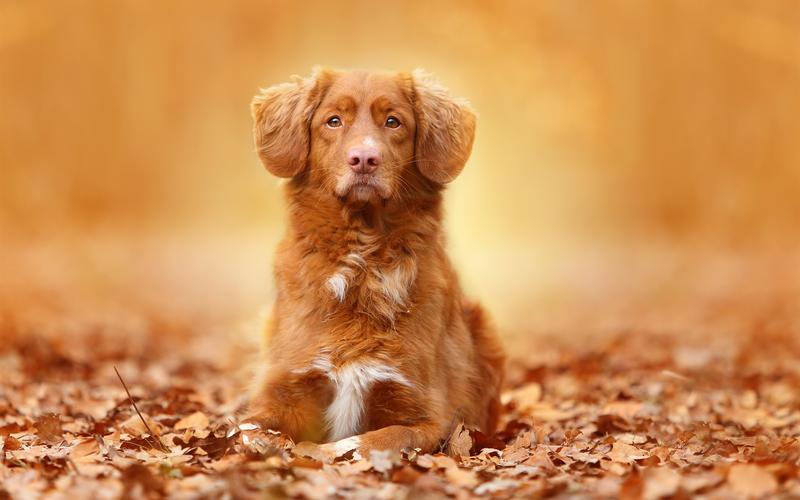
#> input picture machine_visionPro/dog2.jpeg, 800 x 500 px
$ python log_change.py
#> lines starting #> are read from the running program, lines starting #| are printed output that depends on the picture; after the words box and inside, x2 and y2 are one past the last pixel; in counts of white or black regions, pixels touching at a corner belong together
"""
对数变换 f(x) = c * log(1 + r(x))
"""
import cv2
import numpy as np
import math


def logtransform(c, img):
    h, w, d = img.shape[0], img.shape[1], img.shape[2]
    new_img = np.zeros((h, w, d))
    for i in range(h):
        for j in range(w):
            for k in range(d):
                new_img[i, j, k] = c * (math.log(1.0 + img[i, j, k])) - 5
    return new_img


def logtransform2(c, img):
    h, w = img.shape[:2]
    new_img = np.zeros((img.shape))
    for i in range(h):
        for j in range(w):
            new_img[i, j] = c * (math.log(1.0 + img[i, j]))
    new_img = cv2.normalize(
        new_img, new_img, 0, 255, cv2.NORM_MINMAX
    )  # 指定将图片的值放缩到 0-255 之间
    return new_img


img = cv2.imread("dog2.jpeg")
#> img is the input picture: shape (500, 800, 3); mean B, G, R 81.2, 141.1, 205.7
img2 = cv2.imread("dog2.jpeg", 0)
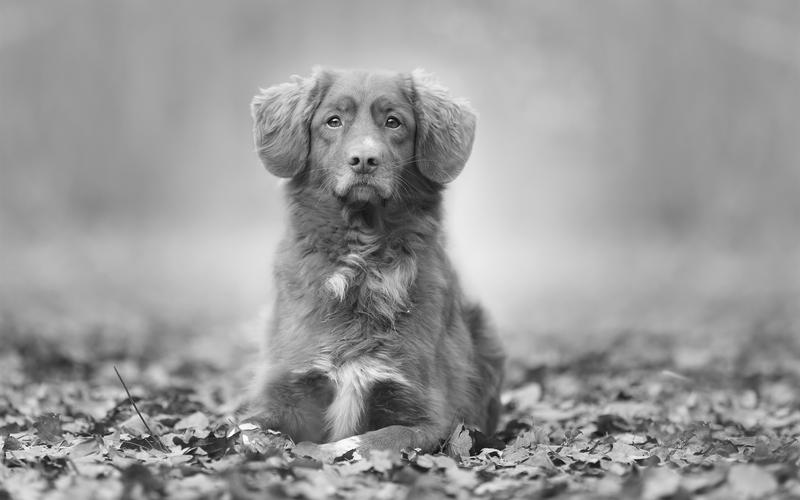
#> img2: shape (500, 800); min 0, max 255, mean 153.6
log_img1 = logtransform(1.0, img)
#> after the loop in logtransform, `for i in range(h):`:
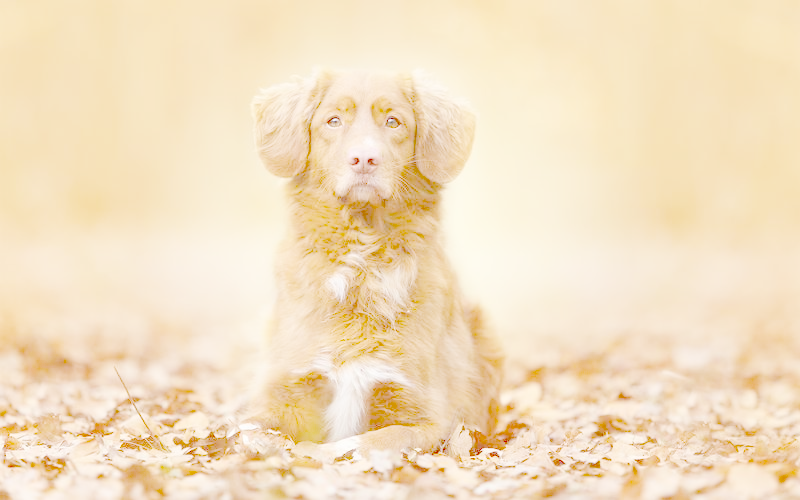
#> new_img: shape (500, 800, 3) float64; mean B, G, R -0.764, -0.104, 0.315; drawn with min black and max white
log_img2 = logtransform2(0.4, img2)
#> after the loop in logtransform2, `for i in range(h):`:
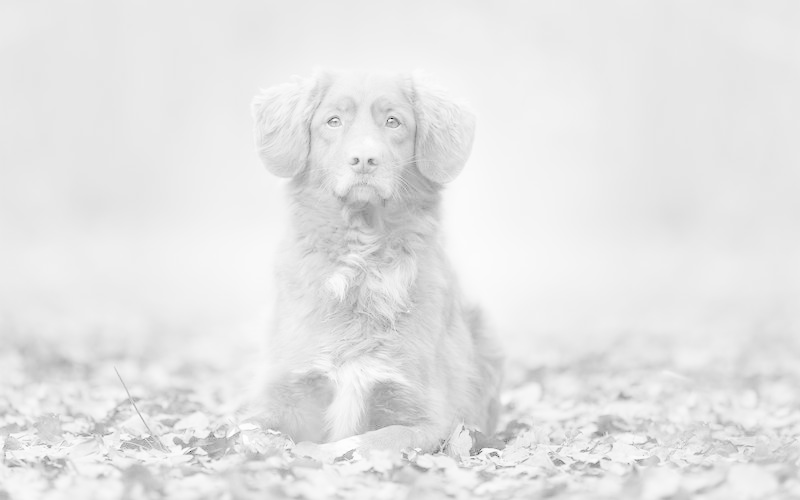
#> new_img: shape (500, 800) float64; min 0, max 2.22, mean 2; drawn with min black and max white
cv2.imshow("window1", img)
cv2.imshow("window2", log_img1)
cv2.imshow("window3", log_img2)
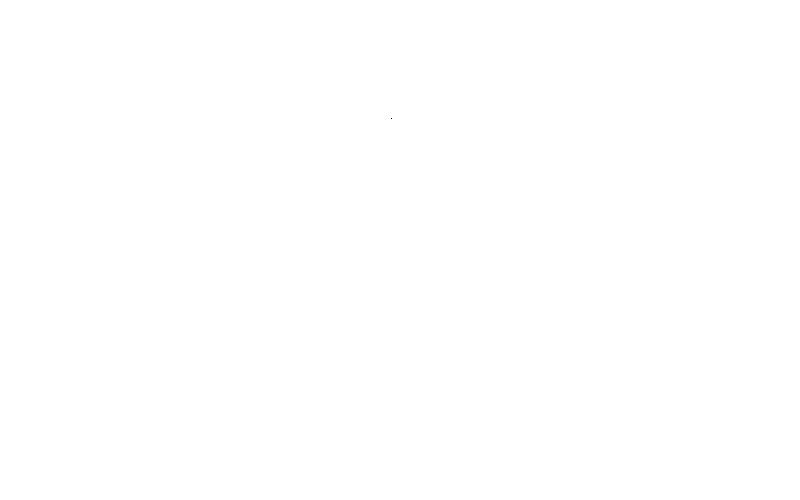
#> window 'window3': shape (500, 800); 100% white; black in thin lines or dots, all inside (x1, y1, x2, y2) = (391, 118, 392, 119)
cv2.waitKey(0)
cv2.destroyAllWindows()

$ run again, with machine_visionPro/cat2.jpeg copied over machine_visionPro/dog2.jpeg
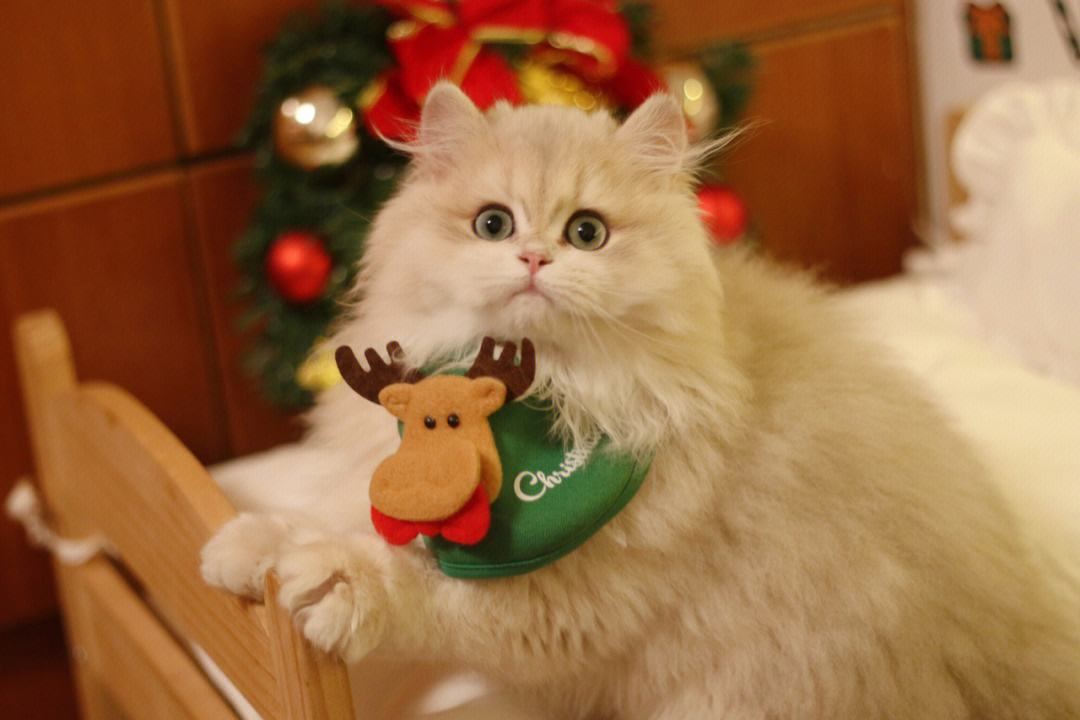
#> input picture machine_visionPro/cat2.jpeg, 1080 x 720 px
#> img is the input picture: shape (720, 1080, 3); mean B, G, R 68.4, 108.5, 155.3
#> after the loop in logtransform, `for i in range(h):`:
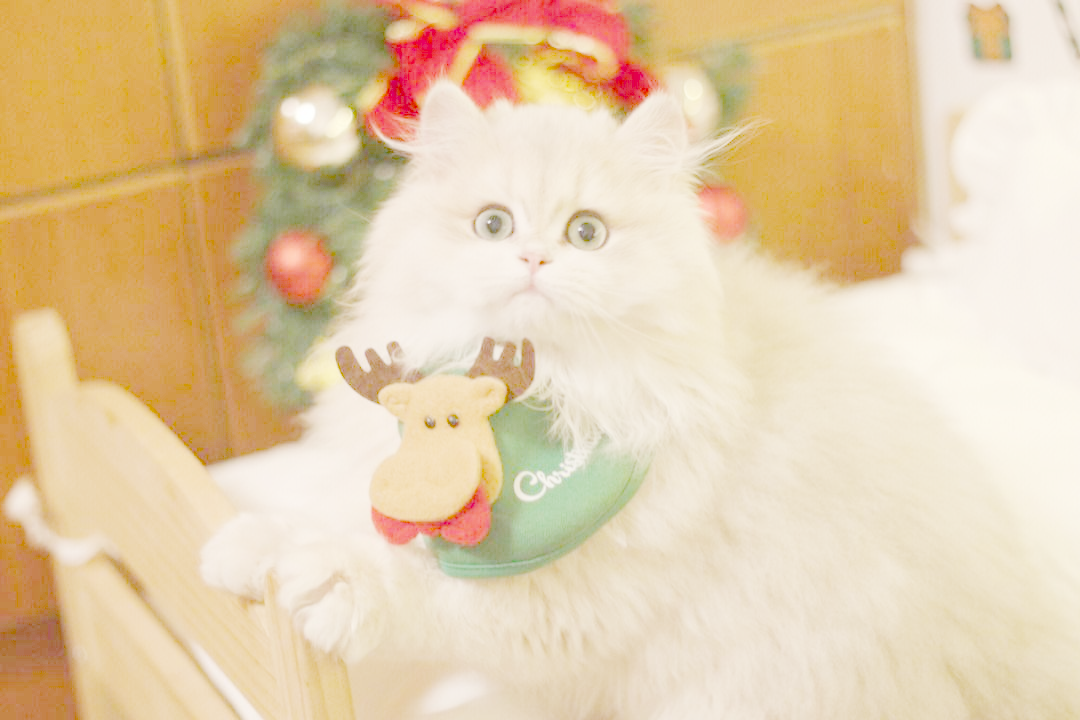
#> new_img: shape (720, 1080, 3) float64; mean B, G, R -1.29, -0.528, -0.0288; drawn with min black and max white
#> after the loop in logtransform2, `for i in range(h):`:
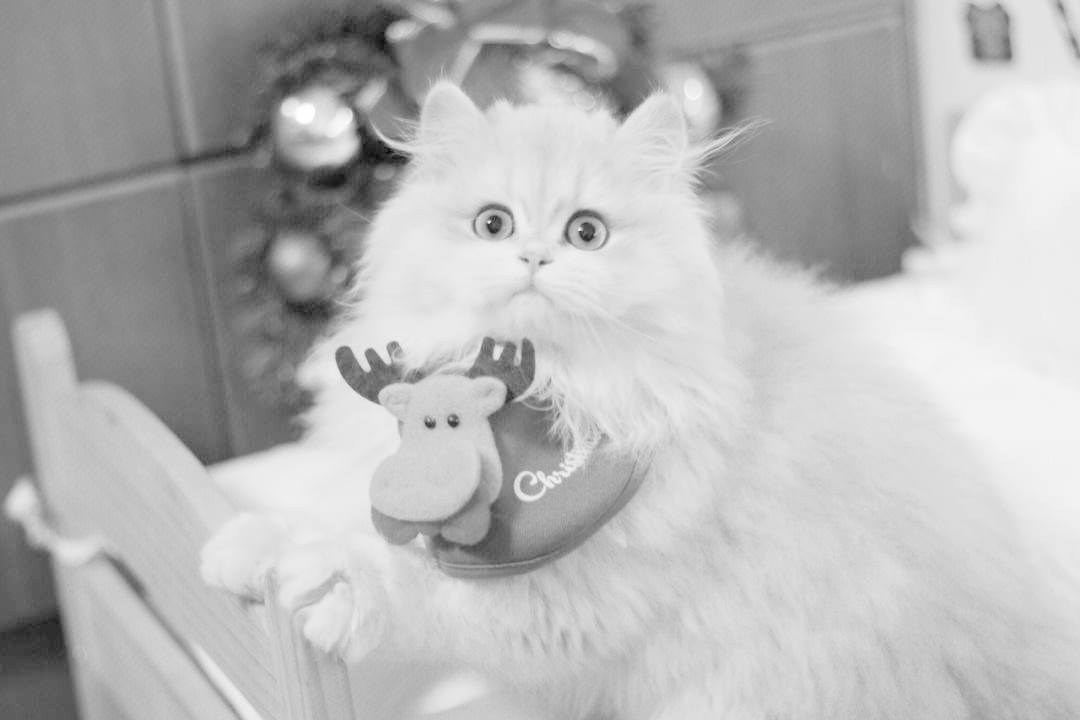
#> new_img: shape (720, 1080) float64; min 0.921, max 2.22, mean 1.86; drawn with min black and max white
